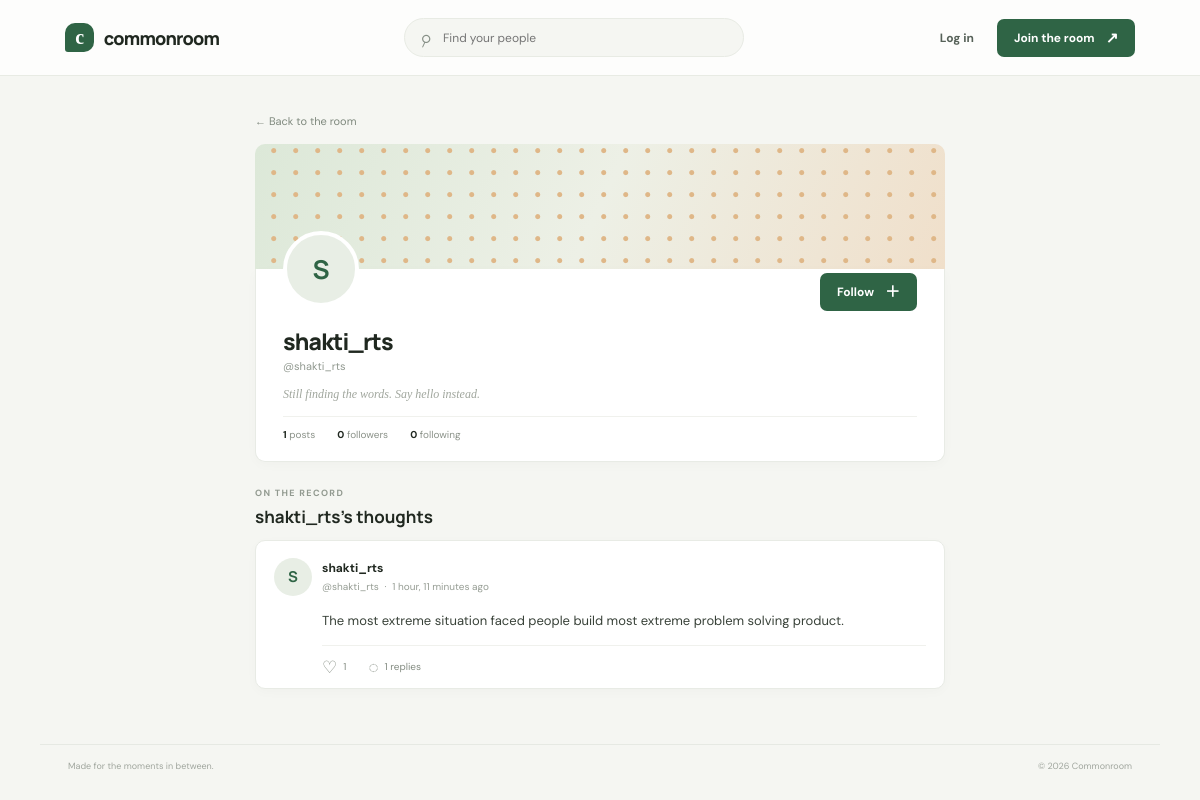
Screenshot of /profile/shakti_rts/ with the database file from the repository.
### network/models.py (models this page shows, shortened)
class Post(models.Model):
    author = models.ForeignKey(settings.AUTH_USER_MODEL, on_delete=models.CASCADE, related_name="posts")
    body = models.TextField(max_length=1000)
    image_url = models.URLField(blank=True)
    created_at = models.DateTimeField(auto_now_add=True, db_index=True)
    class Meta:
        ordering = ["-created_at"]

### network/views.py (the view)
# urls.py: path("profile/<str:username>/", views.profile, name="profile"),
def profile(request, username):
    profile_user = get_object_or_404(User.objects.select_related("profile"), username=username)
    posts = _posts_for(request.user).filter(author=profile_user)
    is_following = False
    if request.user.is_authenticated and request.user != profile_user:
        is_following = Follow.objects.filter(follower=request.user, followed=profile_user).exists()
    context = {
        "profile_user": profile_user,
        "posts": posts,
        "is_following": is_following,
        "follower_count": profile_user.followers.count(),
        "following_count": profile_user.following.count(),
        "post_count": profile_user.posts.count(),
    }
    return render(request, "network/profile.html", context)

### network/views.py (called while the page is built)
def _posts_for(user=None):
    posts = Post.objects.select_related("author", "author__profile").prefetch_related(
        Prefetch("comments", queryset=Comment.objects.select_related("author", "author__profile")),
    ).annotate(like_count=Count("likes", distinct=True), comment_count=Count("comments", distinct=True))
    if user and user.is_authenticated:
        posts = posts.annotate(
            liked_by_viewer=Exists(Like.objects.filter(post=OuterRef("pk"), user=user))
        )
    return posts

### network/templates/network/profile.html (shortened to what this page needs)
{% extends "network/base.html" %}
{% block content %}
<div class="profile-layout">
  <section class="profile-main">
    <a class="back-link" href="{% url 'feed' %}">← Back to the room</a>
    <div class="profile-cover"></div>
    <div class="profile-card card">
      <div class="profile-topline">
        <div class="avatar profile-avatar">{% if profile_user.profile.avatar_url %}<img src="{{ profile_user.profile.avatar_url }}" alt="">{% else %}{{ profile_user.username|slice:":1"|upper }}{% endif %}</div>
        {% if user == profile_user %}<a class="button button-outline" href="{% url 'edit_profile' %}">Edit profile</a>{% else %}<a class="button button-dark" href="{% url 'login' %}">Follow <span>＋</span></a>{% endif %}
      </div>
      <h1>{{ profile_user.get_full_name|default:profile_user.username }}</h1><p class="profile-handle">@{{ profile_user.username }}</p>
      {% if profile_user.profile.bio %}<p class="profile-bio">{{ profile_user.profile.bio }}</p>{% else %}<p class="profile-bio muted">Still finding the words. Say hello instead.</p>{% endif %}
      <div class="profile-stats"><span><strong>{{ post_count }}</strong> posts</span><span><strong>{{ follower_count }}</strong> followers</span><span><strong>{{ following_count }}</strong> following</span></div>
    </div>
    <div class="profile-post-heading"><p class="eyebrow">ON THE RECORD</p><h2>{{ profile_user.username }}’s thoughts</h2></div>
    {% for post in posts %}
      <article class="post-card card">
        <div class="post-head"><a class="avatar" href="{% url 'profile' profile_user.username %}">{{ profile_user.username|slice:":1"|upper }}</a><div class="author-meta"><a href="{% url 'profile' profile_user.username %}" class="author-name">{{ profile_user.get_full_name|default:profile_user.username }}</a><span>@{{ profile_user.username }} <i>·</i> {{ post.created_at|timesince }} ago</span></div></div>
        <div class="post-copy">{{ post.body|linebreaksbr }}</div>
        <div class="post-actions"><form method="post" action="{% url 'toggle_like' post.id %}">{% csrf_token %}<input type="hidden" name="next" value="{{ request.get_full_path }}"><button class="action-button {% if post.liked_by_viewer %}liked{% endif %}" type="submit"><span>{% if post.liked_by_viewer %}♥{% else %}♡{% endif %}</span> {{ post.like_count }}</button></form><button class="action-button comment-toggle" type="button" aria-expanded="false"><span>◌</span> {{ post.comment_count }} replies</button></div>
      </article>
    {% empty %}<div class="empty-state card"><span>✳</span><h2>Nothing on the record yet.</h2><p>When {{ profile_user.username }} shares a thought, you’ll find it here.</p></div>{% endfor %}
  </section>
</div>
{% endblock %}

### static/network/styles.css (style rules this page uses)
:root { --paper: #f5f6f2; --white: #fff; --ink: #202820; --muted: #818980; --line: #e8ebe4; --green: #2f6445; --green-soft: #e8f0e8; --coral: #dd755d; --serif: Georgia, "Times New Roman", serif; --sans: "DM Sans", sans-serif; --display: "Manrope", sans-serif; }
* { box-sizing: border-box; }
body { margin: 0; background: var(--paper); color: var(--ink); font-family: var(--sans); font-size: 14px; -webkit-font-smoothing: antialiased; }
a { color: inherit; text-decoration: none; }
button, input, textarea { font: inherit; }
button { cursor: pointer; }
.button { display: inline-flex; align-items: center; justify-content: center; gap: 11px; padding: 10px 16px; border: 1px solid transparent; border-radius: 7px; font-size: 12px; font-weight: 700; transition: transform .2s, background .2s; }
.button span { font-size: 15px; line-height: 10px; }
.button-dark { color: #fff; background: var(--green); }
.eyebrow { margin: 0; color: #929a90; font-size: 9px; line-height: 1.4; font-weight: 700; letter-spacing: 1.35px; }
.card { border: 1px solid #e8ebe5; border-radius: 10px; background: var(--white); box-shadow: 0 3px 12px rgba(43,59,43,.025); }
.avatar { flex: 0 0 auto; display: inline-grid; place-items: center; width: 38px; height: 38px; border-radius: 50%; background: #e8eee5; color: var(--green); font: 700 15px var(--display); overflow: hidden; }
.post-card { padding: 17px 18px 0; margin-bottom: 14px; }
.post-head { display: flex; gap: 10px; align-items: center; }
.author-meta { display: flex; flex: 1; min-width: 0; flex-direction: column; gap: 4px; }
.author-name { width: fit-content; font-size: 12px; font-weight: 700; }
.author-meta span { color: #969d94; font-size: 10px; }
.author-meta i { padding: 0 3px; font-style: normal; }
.post-copy { margin: 14px 0 13px 48px; white-space: pre-wrap; overflow-wrap: anywhere; color: #394239; font-size: 13px; line-height: 1.7; }
.post-actions { min-height: 43px; margin-left: 48px; display: flex; align-items: center; gap: 22px; border-top: 1px solid #f0f1ed; }
.post-actions form { margin: 0; }
.action-button { display: inline-flex; align-items: center; gap: 6px; padding: 8px 0; border: 0; background: none; color: #858d83; font-size: 10px; }
.action-button > span:first-child { font-size: 17px; }
.back-link { display: inline-block; margin-bottom: 16px; color: #7f897e; font-size: 11px; }
.profile-layout { max-width: 690px; margin: 35px auto 0; }
.profile-cover { height: 125px; border-radius: 10px 10px 0 0; background: radial-gradient(circle at 85% 30%, #dfb788 0 2px, transparent 3px), linear-gradient(115deg,#dce8d8,#edf0e6 50%,#f0dfca); background-size: 22px 22px, auto; }
.profile-card { position: relative; padding: 0 27px 20px; border-top: 0; border-radius: 0 0 10px 10px; }
.profile-topline { display: flex; align-items: center; justify-content: space-between; height: 45px; }
.profile-avatar { width: 76px; height: 76px; margin-top: -45px; border: 4px solid #fff; font-size: 26px; }
.profile-card h1 { margin: 11px 0 2px; font: 800 23px var(--display); letter-spacing: -.8px; }
.profile-handle { margin: 0; color: #90988f; font-size: 11px; }
.profile-bio { margin: 14px 0; font-size: 12px; }
.profile-bio.muted { color: #a0a69d; font-family: var(--serif); font-style: italic; }
.profile-stats { display: flex; gap: 22px; padding-top: 11px; border-top: 1px solid #f0f1ed; color: #8c938a; font-size: 10px; }
.profile-stats strong { color: var(--ink); }
.profile-post-heading { padding: 25px 0 12px; }
.profile-post-heading h2 { margin: 5px 0 0; font: 700 17px var(--display); }

### rows the page displays
Post: created_at "1 hour, 11 minutes", body "The most extreme situation faced people build most extreme problem solving product.", like_count "1", comment_count "1"

### other values shown
{{ profile_user.username|slice:":1"|upper }} "S"
{{ profile_user.get_full_name|default:profile_user.username }} "shakti_rts"
{{ profile_user.username }} "shakti_rts"
{{ post_count }} "1"
{{ follower_count }} "0"
{{ following_count }} "0"
